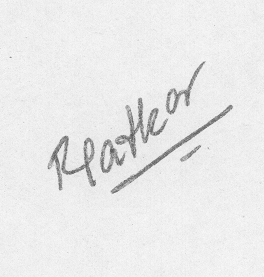
#> input picture SFD-STUDENTS/exampleSignature.png, 264 x 277 px, found by its file name
$ jupyter execute FourierTransform-checkpoint.ipynb
#> lines starting #> are read from the running program, lines starting #| are printed output that depends on the picture
[cell 1]
import numpy as np
import cv2
import matplotlib.pyplot as plt

[cell 2]
def get_filter(shape, radius):
    H, W = shape
    y = np.arange(H)
    x = np.arange(W)

    yy, xx = np.meshgrid(y, x, indexing='ij')

    cy = H // 2
    cx = W // 2

    return (yy - cy)**2 + (xx - cx)**2 <= radius**2

[cell 3]
img = cv2.imread("/Users/torbjornkringeland/Desktop/NTNU/6/TFY4235/SFD-STUDENTS/exampleSignature.png", cv2.IMREAD_GRAYSCALE)
#> img is the input picture: shape (277, 264); min 74, max 249, mean 233.8
img = np.load("/Users/torbjornkringeland/Desktop/NTNU/6/TFY4235/SFD-STUDENTS/exampleSignature_gaussian.npy")
#> (reads SFD-STUDENTS/exampleSignature_gaussian.npy from the repository)

[cell 4]
ft_img = np.fft.fft2(img)
# ft_img = np.abs(ft_img)

ft_img.max()
centered = np.fft.fftshift(ft_img)


# result =np.abs(np.fft.ifft2(filtered))

[cell 5]
mask = get_filter(ft_img.shape, 50)

filtered = np.zeros(centered.shape,dtype= complex)
for y in range(filtered.shape[0]):
    for x in range(filtered.shape[1]):
        filtered[y][x] = mask[y][x] * (centered[y][x])

[cell 6]
result = np.fft.ifft2(np.fft.ifftshift(filtered))
plt.imshow(np.abs(result))
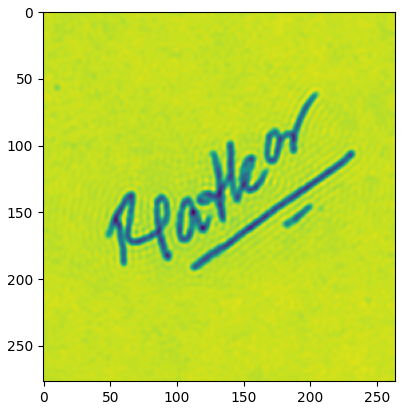
#> figure drawn by matplotlib, 1 panel

[cell 7]
# plt.hist(np.log(ft_img.ravel()), bins = 100)
fig,ax = plt.subplots(2,2, figsize = (8,8))
ax[0,0].hist(np.log(np.abs(ft_img).ravel()), bins = 100)
ax[0,1].imshow(np.log(np.abs(centered)),cmap = "Grays")
ax[1,0].imshow(np.log(np.abs(filtered)), cmap="Grays")
ax[1,1].imshow(np.abs(result),cmap = "Grays")
fig.tight_layout()

np.save("/Users/torbjornkringeland/Desktop/NTNU/6/TFY4235/SFD-STUDENTS/exampleSignature_ft", np.abs(result))
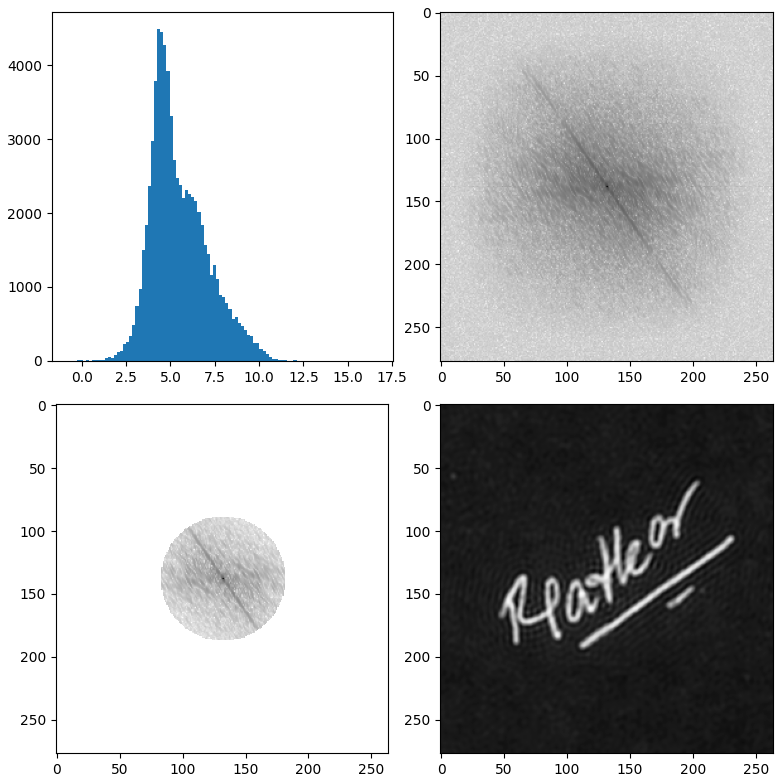
#> figure drawn by matplotlib, 4 panels; panel 1: tallest bar 4498 high, from x = 4.25 to 4.43
